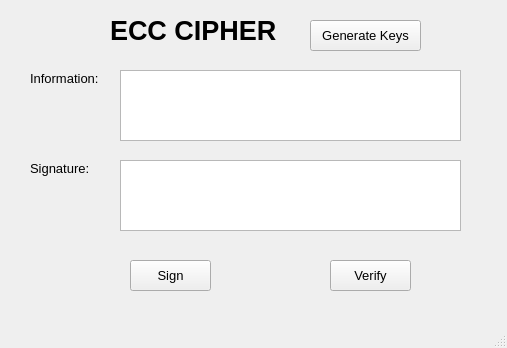
<?xml version="1.0" encoding="UTF-8"?>
<ui version="4.0">
 <class>MainWindow</class>
 <widget class="QMainWindow" name="MainWindow">
  <property name="geometry">
   <rect>
    <x>0</x>
    <y>0</y>
    <width>507</width>
    <height>348</height>
   </rect>
  </property>
  <property name="windowTitle">
   <string>MainWindow</string>
  </property>
  <widget class="QWidget" name="centralwidget">
   <widget class="QLabel" name="label">
    <property name="geometry">
     <rect>
      <x>110</x>
      <y>10</y>
      <width>171</width>
      <height>41</height>
     </rect>
    </property>
    <property name="font">
     <font>
      <pointsize>20</pointsize>
      <weight>75</weight>
      <bold>true</bold>
     </font>
    </property>
    <property name="text">
     <string>ECC CIPHER</string>
    </property>
   </widget>
   <widget class="QLabel" name="label_2">
    <property name="geometry">
     <rect>
      <x>30</x>
      <y>70</y>
      <width>81</width>
      <height>16</height>
     </rect>
    </property>
    <property name="font">
     <font>
      <pointsize>10</pointsize>
     </font>
    </property>
    <property name="text">
     <string>Information:</string>
    </property>
   </widget>
   <widget class="QLabel" name="label_3">
    <property name="geometry">
     <rect>
      <x>30</x>
      <y>160</y>
      <width>71</width>
      <height>16</height>
     </rect>
    </property>
    <property name="font">
     <font>
      <pointsize>10</pointsize>
     </font>
    </property>
    <property name="text">
     <string>Signature:</string>
    </property>
   </widget>
   <widget class="QPushButton" name="btn_sign">
    <property name="geometry">
     <rect>
      <x>130</x>
      <y>260</y>
      <width>81</width>
      <height>31</height>
     </rect>
    </property>
    <property name="font">
     <font>
      <pointsize>10</pointsize>
     </font>
    </property>
    <property name="text">
     <string>Sign</string>
    </property>
   </widget>
   <widget class="QPushButton" name="btn_verify">
    <property name="geometry">
     <rect>
      <x>330</x>
      <y>260</y>
      <width>81</width>
      <height>31</height>
     </rect>
    </property>
    <property name="font">
     <font>
      <pointsize>10</pointsize>
     </font>
    </property>
    <property name="text">
     <string>Verify</string>
    </property>
   </widget>
   <widget class="QPushButton" name="btn_gen_keys">
    <property name="geometry">
     <rect>
      <x>310</x>
      <y>20</y>
      <width>111</width>
      <height>31</height>
     </rect>
    </property>
    <property name="font">
     <font>
      <pointsize>10</pointsize>
     </font>
    </property>
    <property name="text">
     <string>Generate Keys</string>
    </property>
   </widget>
   <widget class="QTextEdit" name="txt_info">
    <property name="geometry">
     <rect>
      <x>120</x>
      <y>70</y>
      <width>341</width>
      <height>71</height>
     </rect>
    </property>
   </widget>
   <widget class="QTextEdit" name="txt_sign">
    <property name="geometry">
     <rect>
      <x>120</x>
      <y>160</y>
      <width>341</width>
      <height>71</height>
     </rect>
    </property>
   </widget>
  </widget>
  <widget class="QMenuBar" name="menubar">
   <property name="geometry">
    <rect>
     <x>0</x>
     <y>0</y>
     <width>507</width>
     <height>21</height>
    </rect>
   </property>
  </widget>
  <widget class="QStatusBar" name="statusbar"/>
 </widget>
 <resources/>
 <connections/>
</ui>
